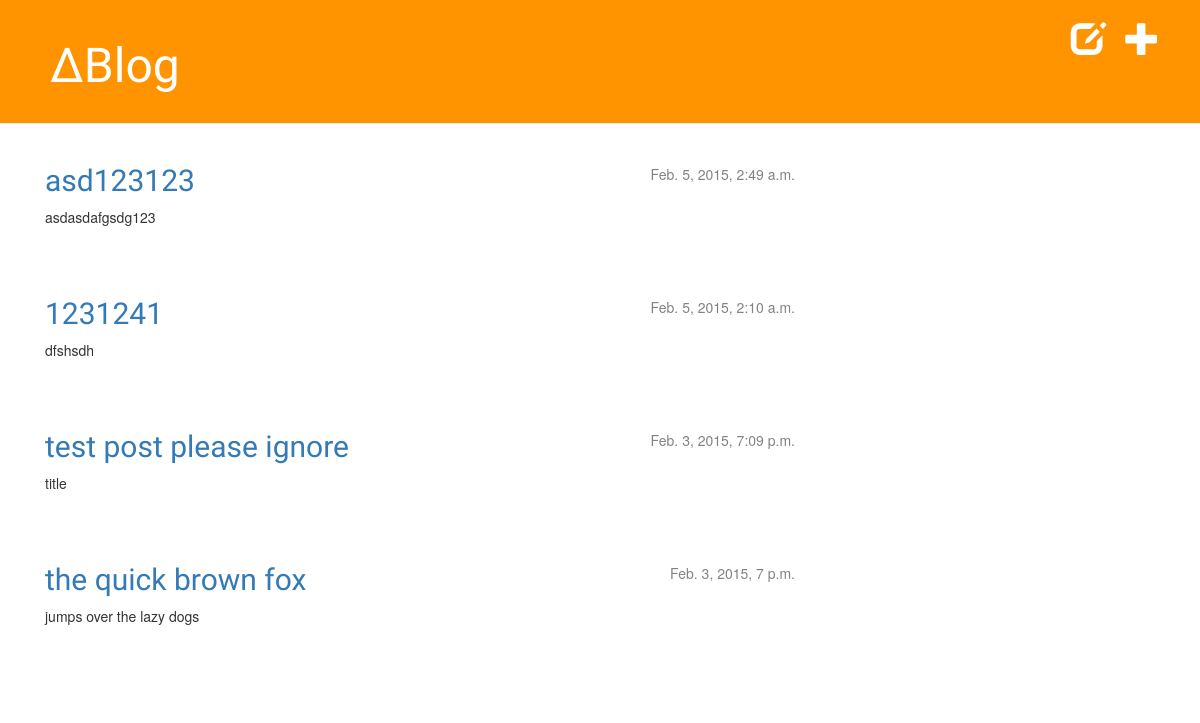
Before: / with the older database file.
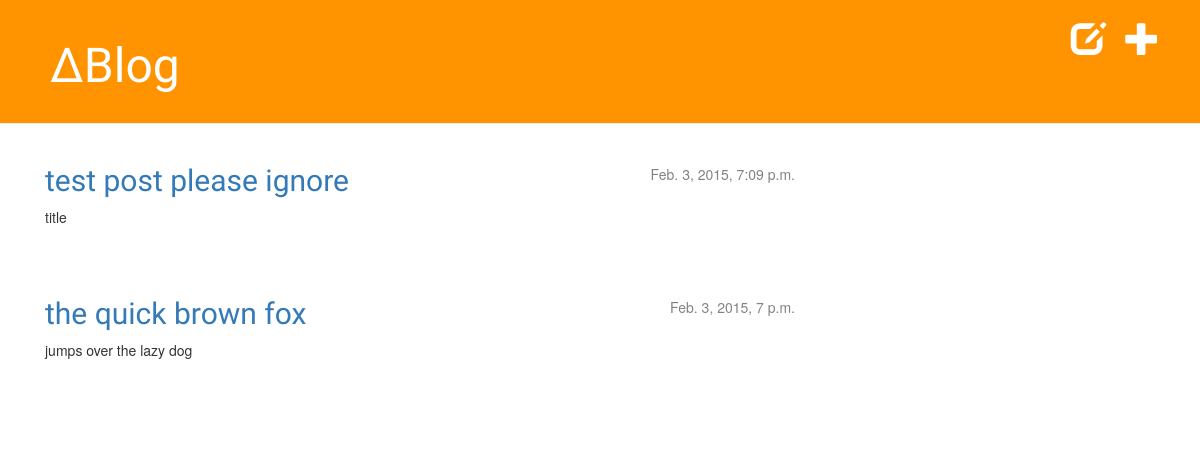
After: the same page with the newer database file.
### deltablog_app/models.py (models this page shows, shortened)
class Post(models.Model):
    author = models.ForeignKey('auth.User')
    title = models.CharField(max_length=200)
    text = models.TextField()
    created_date = models.DateTimeField(default=timezone.now)
    published_date = models.DateTimeField(blank=True, null=True)
    image = models.FileField(upload_to='documents/%Y/%m/%d', null=True, blank=True)
    class Meta:
        ordering = ["-published_date"]

### deltablog_app/views.py (the view)
# urls.py: url(r'^$', views.post_list),
def post_list(request):
    posts = Post.objects.filter(published_date__isnull=False).order_by('-published_date')
    return render(request, 'deltablog_app/post_list.html', {'posts': posts})

### deltablog_app/templates/deltablog_app/post_list.html
{% extends 'deltablog_app/base.html' %}
{% block content %}
    {% for post in posts %}
        <div class="post">
            <div class="date">
                {{ post.published_date }}
            </div>
            <h2><a href="{% url 'deltablog_app.views.post_detail' pk=post.pk %}">{{ post.title }}</a></h2>
            <p>{{ post.text|linebreaks }}</p>
        </div>
    {% endfor %}
{% endblock content %}

### deltablog_app/templates/deltablog_app/base.html (shortened to what this page needs)
{% load staticfiles %}
<html>
    <head>
        <link rel="stylesheet" href="//maxcdn.bootstrapcdn.com/bootstrap/3.2.0/css/bootstrap.min.css">
        <link rel="stylesheet" href="//maxcdn.bootstrapcdn.com/bootstrap/3.2.0/css/bootstrap-theme.min.css">
        <link rel="stylesheet" href="{% static 'css/deltablog_app.css' %}">
    </head>
    <body>
        <div class="page-header">
            <a href="{% url 'deltablog_app.views.post_new' %}" class="top-menu"><span class="glyphicon glyphicon-plus"></span></a>
            <a href="{% url 'post_draft_list' %}" class="top-menu"><span class="glyphicon glyphicon-edit"></span></a>
            <h1><a href="/">∆Blog</a></h1>
        </div>
        <div class="content container">
            <div class="row">
                <div class="col-md-8">
                {% block content %}
                {% endblock %}
                </div>
            </div>
        </div>
    </body>
</html>

### static/css/deltablog_app.css (style rules this page uses)
.page-header { background-color: #ff9400; margin-top: 0; padding: 20px 20px 20px 50px; }
.page-header h1, .page-header h1 a, .page-header h1 a:visited, .page-header h1 a:active { color: #ffffff; font-size: 36pt; text-decoration: none; }
.content { margin-left: 30px; }
h1 { font-family: 'Gloria Hallelujah', cursive; }
h2 { font-family: 'Ubuntu', sans-serif; }
.date { float: right; color: #828282; }
.top-menu, .top-menu:hover, .top-menu:visited { color: #ffffff; float: right; font-size: 26pt; margin-right: 20px; }
.post { margin-bottom: 70px; }

Changed rows visible on the page:
removed Post: published_date "Feb. 5, 2015, 2:49 a.m.", title "asd123123", text "asdasdafgsdg123"
removed Post: published_date "Feb. 5, 2015, 2:10 a.m.", title "1231241", text "dfshsdh"
changed Post "the quick brown fox": text "jumps over the lazy dogs" → "jumps over the lazy dog"
